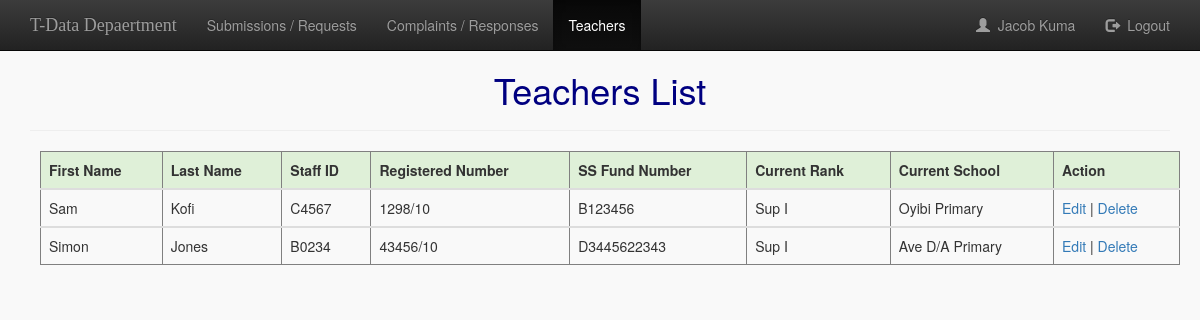
Screenshot of /department/teacher_list.php (signed in) with the database file from the repository.
### tables this page shows
CREATE TABLE `department` (
  `user_id` int(11) NOT NULL,
  `user_name` varchar(60) NOT NULL,
  `staff_id` varchar(10) NOT NULL,
  `user_pass` varchar(60) NOT NULL,
  `user_department` varchar(25) NOT NULL
);

CREATE TABLE `teach_tb` (
  `id` int(11) NOT NULL,
  `fname` varchar(25) NOT NULL,
  `lname` varchar(25) NOT NULL,
  `staf_id` varchar(11) NOT NULL,
  `password` varchar(60) NOT NULL,
  `reg_number` varchar(10) NOT NULL,
  `ssf_number` varchar(25) NOT NULL,
  `current_rank` varchar(25) NOT NULL,
  `current_school` varchar(25) NOT NULL
);

### department/teacher_list.php (the view, shortened to what this page needs)
<?php
include_once 'dbconnect.php';
$query = $MySQLi_CON->query("SELECT * FROM department WHERE user_id=".$_SESSION['deptSession']);
$userRow=$query->fetch_array();
?>
<!DOCTYPE html>
<head>
<link href="bootstrap/css/bootstrap.min.css" rel="stylesheet" media="screen">
<link href="bootstrap/css/bootstrap-theme.min.css" rel="stylesheet" media="screen">
<link rel="stylesheet" href="style.css" type="text/css" />
</head>
<body>
<nav class="navbar navbar-inverse navbar-fixed-top">
      <div class="container">
        <div class="navbar-header">
          <a class="navbar-brand" href="">T-Data Depaertment</a>
        </div>
        <div id="navbar" class="navbar-collapse collapse">
          <ul class="nav navbar-nav">
            <li><a href="home.php">Submissions / Requests</a></li>
            <li ><a href="submision.php">Complaints / Responses</a></li>
            <li class="active"><a href="#">Teachers</a></li>
             </ul>
          <ul class="nav navbar-nav navbar-right">
            <li><a href="#"><span class="glyphicon glyphicon-user"></span>&nbsp; <?php echo $userRow['user_name']; ?></a></li>
            <li><a href="logout.php?logout"><span class="glyphicon glyphicon-log-out"></span>&nbsp; Logout</a></li>
          </ul>
        </div>
      </div>
    </nav>
<div class="container"style="margin-top:50px; " >
  <h1 style="text-align:center; color:navy;">Teachers List</h1><hr />
  <table class="table" border="1" style="margin-left:10px;">
  <thead >
    <tr class="success">
      <th>First Name</th>
      <th>Last Name</th>
      <th>Staff ID</th>
      <th>Registered Number</th>
      <th>SS Fund Number</th>
      <th>Current Rank</th>
      <th>Current School</th>
      <th>Action</th>
    </tr>
</thead>
<?php
$sql = "SELECT fname,lname,staf_id,reg_number,ssf_number,current_rank,current_school FROM teach_tb ORDER BY `teach_tb`.`fname` ASC";
$result = $MySQLi_CON->query($sql);
if ($result->num_rows > 0) {
    while($row = $result->fetch_assoc()) {
    ?>
    <tbody>
    <tr>
      <td><?php echo $row["fname"];?></td>
      <td><?php echo $row["lname"];?></td>
      <td><?php echo $row["staf_id"];?></td>
      <td><?php echo $row["reg_number"];?></td>
      <td><?php echo $row["ssf_number"];?></td>
      <td><?php echo $row["current_rank"];?></td>
      <td><?php echo $row["current_school"];?></td>
      <td><a href="#">Edit</a> |
        <a href="#">Delete</a>
      </td>
    </tr>
  </tbody>
   <?php
    }
} else {
    echo "0 results";
}
?>
</div>
</body>
</html>

### department/style.css (style rules this page uses)
body { background:#f9f9f9; }
.navbar-brand { font-family:"Lucida Handwriting"; }

### rows the page displays
department: user_name "Jacob Kuma"
teach_tb: fname "Sam", lname "Kofi", staf "C4567", reg_number "1298/10", ssf_number "B123456", current_rank "Sup I", current_school "Oyibi Primary"
teach_tb: fname "Simon", lname "Jones", staf "B0234", reg_number "43456/10", ssf_number "D3445622343", current_rank "Sup I", current_school "Ave D/A Primary"
